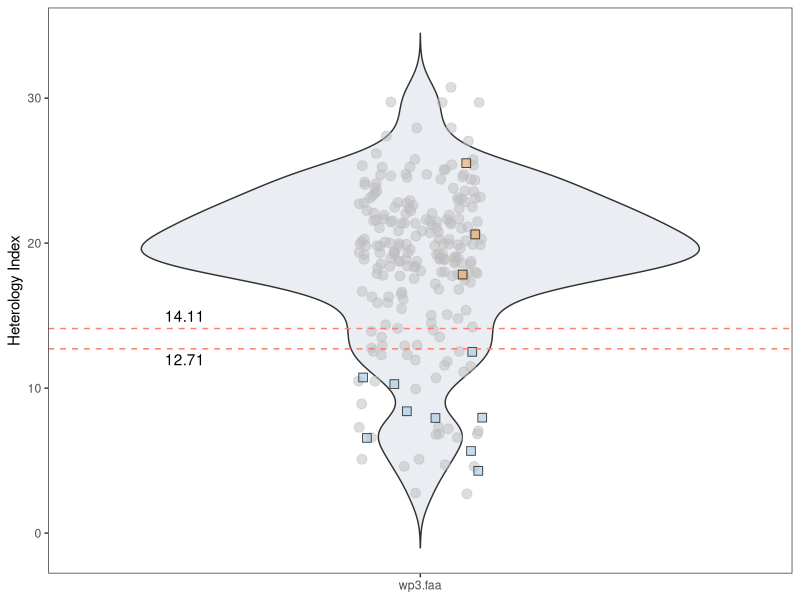

Recreate this plot in R.
library(ggplot2) 
# Fig 1 c-d-e and Extended data 1 use the same template for violin plot
wp3=read.table('Fig1-d-WP3_whole_genome_HI.txt',head=TRUE,sep='\t')
wp33=read.table('Fig1-d-WP3_point.txt',head=TRUE,sep='\t')

p1<- ggplot(wp3,aes(x=name,y=HI))+
  geom_violin(trim=FALSE,fill='#d6dce5',alpha=0.5)+xlab(NULL)+ylab('Heterology Index')+
  theme_bw()+theme(panel.grid.major = element_blank(),panel.grid.minor = element_blank(),legend.position = 'none')+
  geom_jitter(wp3,mapping=aes(x=name,y=HI),width=0.1,size=3,alpha=0.5, color='grey',fill='grey')+
  geom_jitter(wp33,mapping=aes(x=name,y=HI,fill=state),shape=22,width=0.1,size=3,alpha=0.7,color='black')+
  scale_fill_manual(values = c('no'= "#ECB477",'yes'="#ACCDE8"))+
  geom_hline(aes(yintercept=12.71), colour="#FA7F6F", linetype="dashed") +
  geom_hline(aes(yintercept=14.11), colour="#FA7F6F", linetype="dashed") +
  annotate("text", x=0.62, y=15, label="14.11", color="black")+
  annotate("text", x=0.62, y=12, label="12.71", color="black")
p1

